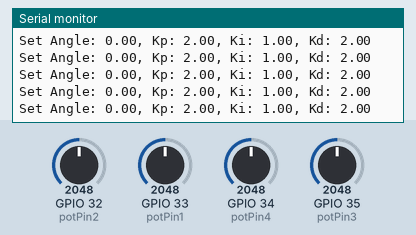
This sketch was run on a simulated ESP32. Parts: the last lines printed to the serial monitor. The inputs (shaded band) are chosen by the test bench; at power-on: GPIO 33 (potPin1) = 2048, GPIO 32 (potPin2) = 2048, GPIO 34 (potPin4) = 2048, GPIO 35 (potPin3) = 2048 (analog values on the 0–4095 scale).

Above: at 1.2 s.
1.3 s: GPIO 33 (potPin1) set to 2014
At 2.1 s:
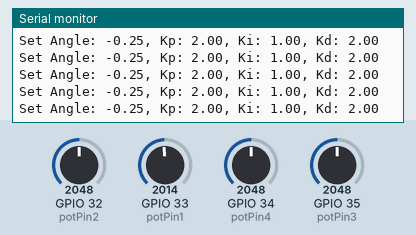
4.3 s: GPIO 33 (potPin1) set to 2866
At 5.0 s:
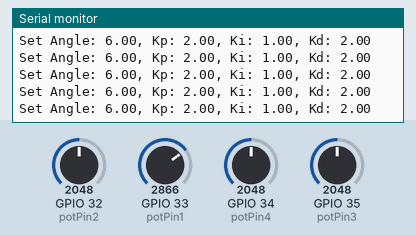
7.3 s: GPIO 33 (potPin1) set to 3972
At 8.3 s:
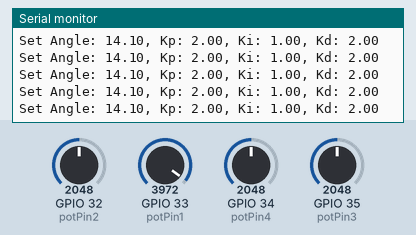
Timing chart, 0 to 10.2 s (numbered marks = the images above; inputs shaded):
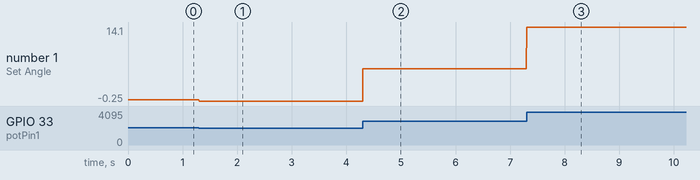

The sketch:

ESP_TX.ino
```cpp
//MAC address:
//E-1 = F4:2D:C9:7E:E7:48
//E-2 = 1C:C3:AB:BD:CE:E0

#include <esp_now.h>
#include <WiFi.h>

//Controller variables potentiometers:
const int potPin1 = 33;
const int potPin2 = 32;
const int potPin3 = 35;
const int potPin4 = 34;

//Controller variables:
float set_val;
float Kp;
float Ki;
float Kd;

//MAC address for the reciever:
uint8_t broadcastAddress[] = { 0x1C, 0xC3, 0xAB, 0xBD, 0xCE, 0xE0 };

//Define data structure: (Put all the variables you are going to send/recieve, use different name than the one above.)
typedef struct struct_message {
  float a;
  float b;
  float c;
  float d;
} struct_message;

//Create a structured data object:
struct_message myData;

esp_now_peer_info_t peerInfo;

void setup() {
  // put your setup code here, to run once:
  Serial.begin(115200);

  analogReadResolution(12);  // ESP32 default is 12-bit (0-4095)

  //Put esp into station mode:
  WiFi.mode(WIFI_MODE_STA);

  //Initialise esp-now:
  if (esp_now_init() != ESP_OK) {
    Serial.println("Error initialising esp_now");
  }

  // Register send callback:
  esp_now_register_send_cb(OnDataSent);

  // Register peer
  memcpy(peerInfo.peer_addr, broadcastAddress, 6);
  peerInfo.channel = 0;
  peerInfo.encrypt = false;

  // Add peer
  if (esp_now_add_peer(&peerInfo) != ESP_OK) {
    Serial.println("Failed to add peer");
    return;
  }
}

void loop() {
  // put your main code here, to run repeatedly:

  //Format structured data:
  //Find pot values:
  set_val = mapFloat(analogRead(potPin1), 0., 4095., -15., 15.);
  Kp = mapFloat(analogRead(potPin2), 0., 4095., 0., 4.);
  Ki = mapFloat(analogRead(potPin3), 0., 4095., 0., 2.);
  Kd = mapFloat(analogRead(potPin4), 0., 4095., 0., 4.);

  //Print the controller values:
  //Serial.println(len);
  Serial.print("Set Angle: ");
  Serial.print(set_val);
  Serial.print(", ");
  Serial.print("Kp: ");
  Serial.print(Kp);
  Serial.print(", ");
  Serial.print("Ki: ");
  Serial.print(Ki);
  Serial.print(", ");
  Serial.print("Kd: ");
  Serial.println(Kd);
  //Assign pot values:
  myData.a = set_val;
  myData.b = Kp;
  myData.c = Ki;
  myData.d = Kd;

  // Send message via ESP-NOW
  esp_err_t result = esp_now_send(broadcastAddress, (uint8_t *)&myData, sizeof(myData));

  if (result == ESP_OK) {
    //Serial.println("Sending confirmed");  //Remove if needed
  } else {
    Serial.println("Sending error");
  }
  delay(1);
}

//Define custom functions:

void OnDataSent(const wifi_tx_info_t *info, esp_now_send_status_t status) {
  //Serial.print("\r\nLast Packet Send Status:\t");  //Remove if needed
  //Serial.println(status == ESP_NOW_SEND_SUCCESS ? "Delivery Success" : "Delivery Fail");  //Remove if needed
}

float mapFloat(float x, float in_min, float in_max, float out_min, float out_max) {
  return (x - in_min) * (out_max - out_min) / (in_max - in_min) + out_min;
}

// Code made by Sheil...
```

Measured:
- after the input at 1.3 s, the serial monitor: prints a new line at once (image 1)
- after the input at 4.3 s, the serial monitor: prints a new line at once (image 2)
- after the input at 7.3 s, the serial monitor: prints a new line at once (image 3)
- plotted number 1: 0 → -0.25 after the input at 1.3 s, -0.25 → 6 after the input at 4.3 s, 6 → 14.1 after the input at 7.3 s
